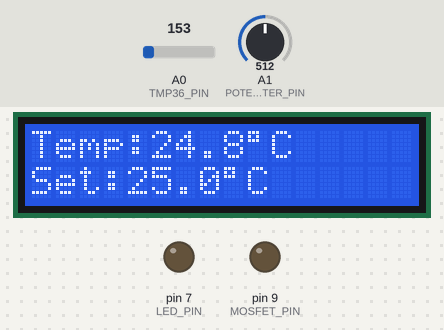
Recording of a sketch running on a simulated Arduino Uno, built with avr-gcc and run on an emulated ATmega328P. On the bench: 16×2 character LCD, output pins drawn as LEDs (lit = HIGH). Inputs (shaded band) come from the test bench; at power-on: A0 (TMP36_PIN) = 153, A1 (POTENTIOMETER_PIN) = 512. What the sketch prints to the serial monitor is not drawn.

Above: at 1.4 s.
1.5 s: A0 (TMP36_PIN) set to 154
At 4.3 s:
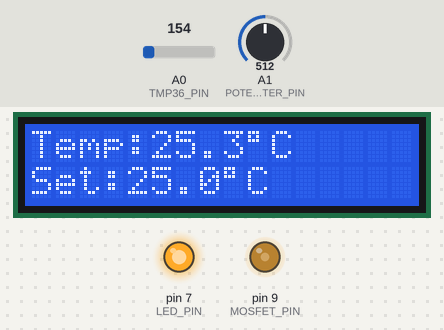
4.5 s: A1 (POTENTIOMETER_PIN) set to 377
At 4.8 s:
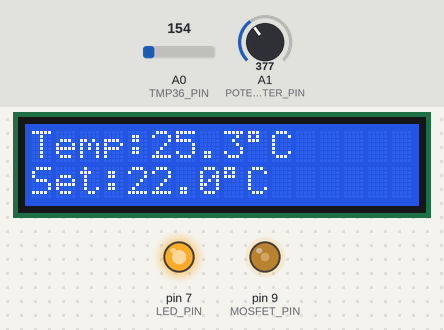
6.0 s: A1 (POTENTIOMETER_PIN) set to 346
At 7.3 s:
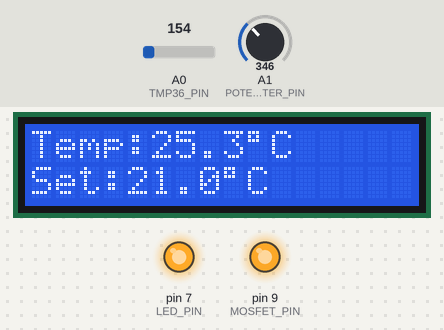
7.6 s: A0 (TMP36_PIN) set to 133
At 8.5 s:
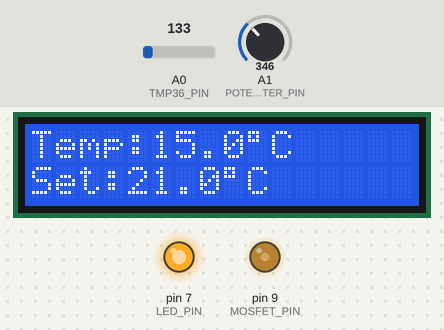
10.6 s: A0 (TMP36_PIN) set to 165
At 11.4 s:
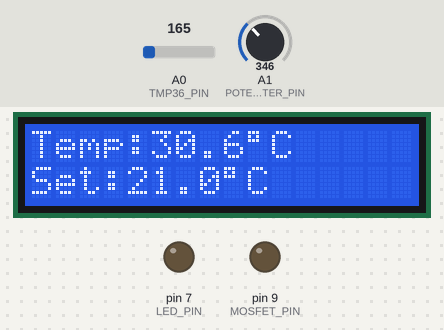
13.6 s: A1 (POTENTIOMETER_PIN) set to 306
At 14.4 s:
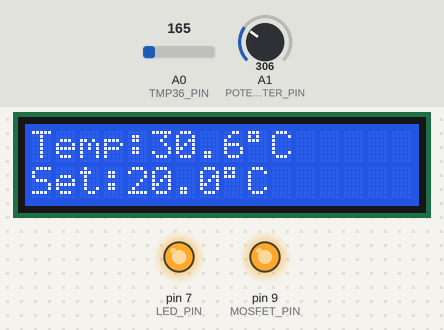
Timing chart, 0 to 16.2 s (numbered marks = the images above; inputs shaded):
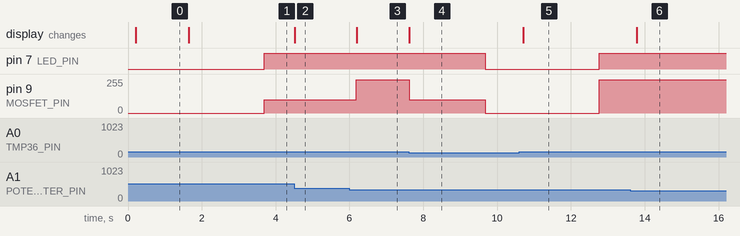

Measured:
- the behaviour switches between 153 and 154 on A0 (TMP36_PIN) (found by bisection; images 0 and 1)
- the behaviour switches between 359 and 358 on A1 (POTENTIOMETER_PIN) (found by bisection; images 2 and 3)
- after the input at 1.5 s, pin 7 (LED_PIN): LOW → HIGH after 2.2 s; pin 9 (MOSFET_PIN): 0/255 → 100/255 after 2.2 s; the display: changes after 0.14 s (image 1)
- after the input at 4.5 s, the display: changes at once (image 2)
- after the input at 6.0 s, pin 9 (MOSFET_PIN): 100/255 → 250/255 after 0.19 s; the display: changes after 0.19 s (image 3)
- after the input at 7.6 s, pin 7 (LED_PIN): HIGH → LOW after 2.1 s; pin 9 (MOSFET_PIN): 250/255 → 100/255 at once, → 0/255 2.1 s later; the display: changes at once (image 4)
- after the input at 10.6 s, pin 7 (LED_PIN): LOW → HIGH after 2.2 s; pin 9 (MOSFET_PIN): 0/255 → 250/255 after 2.2 s; the display: changes after 0.10 s (image 5)
- after the input at 13.6 s, the display: changes after 0.19 s (image 6)

The sketch:

2_Full_Project_v0.ino
```cpp
#include <LiquidCrystal.h>
#include <stdio.h>

// LCD pins
LiquidCrystal lcd(12, 11, 5, 4, 3, 2);


// Pins
const int TMP36_PIN = A0;
const int POTENTIOMETER_PIN = A1;
const int LED_PIN = 7;
const int MOSFET_PIN = 9;  // NMOS gate (motor)

// System parameters
const float V_REF = 5.0;                         // Analog reference voltage
const float R_BITS = 10.0;                       // ADC resolution (bits)
const float ADC_STEPS = (1 << int(R_BITS)) - 1;  // Number of steps (2^R_BITS - 1)

// Motor parameters
const unsigned long HOLD_MS = 2000;   // seconds over/under setpoint
const uint8_t PWM_LOW = 100;          // base speed after turning ON (0..255)
const uint8_t PWM_HIGH  = 250;        // max speed
const float   MAX_OVER_RATIO = 0.15f; // % above setC to increase motor speed

// Logger
enum LogLevel : uint8_t { LOG_ERROR = 0,
                          LOG_WARN = 1,
                          LOG_INFO = 2,
                          LOG_DEBUG = 3 };
const bool LOGGING_ACTIVE = true;  // // Set to false to silence all logs


/**
 * Converts a LogLevel enum into a label.
 *
 * @param lv  Logging level (LOG_ERROR, LOG_WARN, LOG_INFO, LOG_DEBUG).
 * @return const char*  Pointer to a string literal ("ERROR", "WARN", "INFO", "DEBUG").
 * */
inline const char* levelToStr(LogLevel lv) {
  switch (lv) {
    case LOG_ERROR: return "ERROR";
    case LOG_WARN: return "WARN";
    case LOG_INFO: return "INFO";
    default: return "DEBUG";
  }
}

/**
 * Emits a timestamped log line over the Serial port in the format:
 *   "<millis> ms LEVEL: message"
 *
 * @param level    Logging severity (LOG_ERROR, LOG_WARN, LOG_INFO, LOG_DEBUG).
 * @param message  Label printed before the value (e.g., "TempC").
 * @return void
 * */
inline void logMessage(LogLevel level, const char* message) {
  if (!LOGGING_ACTIVE) return;
  Serial.print(millis());
  Serial.print(" ms ");
  Serial.print(levelToStr(level));
  Serial.print(": ");
  Serial.println(message);
}

/**
 * Emits a timestamped log line over the Serial port in the format:
 *   "<millis> ms LEVEL: message=value"
 *
 * @param level    Logging severity (LOG_ERROR, LOG_WARN, LOG_INFO, LOG_DEBUG).
 * @param message  Label printed before the value (e.g., "TempC").
 * @param value    Numeric value to print after 'message='.
 * @param digits   Number of decimal places for the value (default: 2).
 * @return void
 * */
inline void logMessage(LogLevel level, const char* message, float value, int digits = 2) {
  if (!LOGGING_ACTIVE) return;
  Serial.print(millis());
  Serial.print(" ms ");
  Serial.print(levelToStr(level));
  Serial.print(": ");
  Serial.print(message);
  Serial.print('=');
  Serial.println(value, digits);
}

/**
 * Reads the TMP36 analog sensor and converts the raw ADC value to °C.
 *
 * Conversion formula (TMP36 datasheet, p. 8):
 *
 * At 0 °C, the TMP36 outputs 0.5 V, with a scale factor of 10 mV/°C.
 *
 * @return float  Temperature in degrees Celsius.
 * @see https://www.analog.com/media/en/technical-documentation/data-sheets/TMP35_36_37.pdf
 */
float readTemperatureC() {
  /**
   * Reads the raw analog value (0–1023) from the specified pin.
   *
   * The ADC maps input voltages between 0 V and the reference voltage
   * into integer values between 0 and 1023.
   *
   * @return int  Raw ADC value (0–1023).
   * @see https://docs.arduino.cc/language-reference/en/functions/analog-io/analogRead/
  */
  int rawValue = analogRead(TMP36_PIN);
  float voltage = (rawValue / ADC_STEPS) * V_REF;
  return (voltage - 0.5f) * 100.0f;
}

/**
 * Reads the potentiometer and converts its raw ADC value (0–1023)
 * into a temperature setpoint in °C.
 *
 * The value is mapped to the range 15–35 °C, so the
 * potentiometer acts as a user-adjustable temperature control.
 *
 * @return float  Temperature setpoint in degrees Celsius (15–35 °C).
 */
float readSetpointC() {
  int rawValue = analogRead(POTENTIOMETER_PIN);
  long setC = map(rawValue, 0, 1023, 15, 35);  // 15–35 °C

  static bool seeded = false;
  static long lastSetC = -1;

  if (!seeded) {
    lastSetC = setC;
    seeded = true;  // don’t log the first time (already logged in setup)
  } else if (setC != lastSetC) {
    char label[48];
    snprintf(label, sizeof(label), "CHANGE - SETPOINT - FROM %ld C TO %ld C", lastSetC, setC);
    logMessage(LOG_INFO, label);
    lastSetC = setC;
  }

  return (float)setC;
}


/**
 * Two-speed motor control with Xs hold-time.
 * - Turn ON only if tC > setC continuously for HOLD_MS.
 * - Turn OFF only if tC < setC continuously for HOLD_MS.
 * - While ON: LOW speed unless tC >= setC*(1+MAX_OVER_RATIO) → HIGH.
 *
 * @return uint8_t PWM applied (0, PWM_LOW, or PWM_HIGH)
 */
uint8_t updateMotorTwoSpeed(float tC, float setC) {
  static bool on = false;
  static uint8_t curPwm = 0;

  // Timers for "over" and "under" conditions
  static bool overTiming = false, underTiming = false;
  static unsigned long overStart = 0, underStart = 0;
  unsigned long now = millis();

  // ON condition: tC > setC for >= HOLD_MS
  if (tC > setC) {
    if (!overTiming) { overTiming = true; overStart = now; }
    if (!on && (now - overStart >= HOLD_MS)) {
      on = true;
      logMessage(LOG_INFO, "CHANGE - MOTOR ON");
    }
  } else {
    overTiming = false;
  }

  // OFF condition: tC < setC for >= HOLD_MS
  if (tC < setC) {
    if (!underTiming) { underTiming = true; underStart = now; }
    if (on && (now - underStart >= HOLD_MS)) {
      on = false;
      logMessage(LOG_INFO, "CHANGE - MOTOR OFF");
    }
  } else {
    underTiming = false;
  }

  // Decide target PWM
  uint8_t targetPwm = 0;
  if (on) {
    const float highThresholdC = setC * (1.0f + MAX_OVER_RATIO);
    targetPwm = (tC >= highThresholdC) ? PWM_HIGH : PWM_LOW;
  }

  // Apply outputs (log on change)
  if (targetPwm != curPwm) {
    char msg[64];
    snprintf(msg, sizeof(msg), "CHANGE - MOTOR PWM FROM %u TO %u", curPwm, targetPwm);
    logMessage(LOG_INFO, msg);
    curPwm = targetPwm;
  }

  analogWrite(MOSFET_PIN, curPwm);
  digitalWrite(LED_PIN, curPwm > 0 ? HIGH : LOW);

  return curPwm;
}

void setup() {
  Serial.begin(9600);

  pinMode(LED_PIN, OUTPUT);
  pinMode(MOSFET_PIN, OUTPUT);
  digitalWrite(LED_PIN, LOW);
  digitalWrite(MOSFET_PIN, LOW);

  lcd.begin(16, 2);
  lcd.clear();

  delay(100);
  Serial.print('\n');
  logMessage(LOG_DEBUG, "INITIAL READING - TEMPERATURE C ", readTemperatureC());
  logMessage(LOG_DEBUG, "INITIAL READING - SETPOINT ", readSetpointC());
}

void loop() {
  float tC = readTemperatureC();
  float setC = readSetpointC();

  updateMotorTwoSpeed(tC, setC);

  // LCD
  lcd.setCursor(0, 0);
  lcd.print("Temp:");
  lcd.print(tC, 1);
  lcd.write((byte)223);
  lcd.print("C  ");

  lcd.setCursor(0, 1);
  lcd.print("Set:");
  lcd.print(setC, 1);
  lcd.write((byte)223);
  lcd.print("C ");

  delay(200);
}
```
